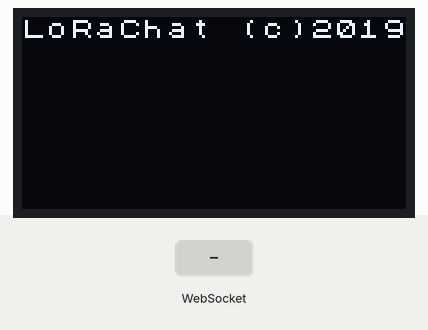
Simulated run of this sketch. Board: ESP32. Shown: 128×64 one-colour display. The test bench sets the inputs (shaded band). Storage starts empty; no radio packets arrive unless stated; what the sketch prints to the serial monitor is not drawn.

Above: at 0.04 s.
At 1.4 s:
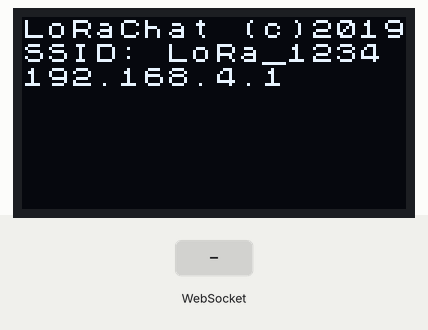
1.5 s: WebSocket text "1" received
3.0 s: WebSocket text "0" received
At 3.9 s:
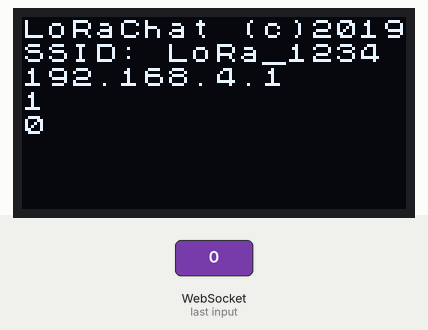
Timing chart, 0 to 6.0 s (numbered marks = the images above; inputs shaded):
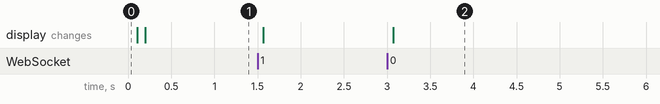

The sketch:

LoRaChat.ino
```cpp
/*********
 * 2019 Martin Nadal
 * with portions of:
  Rui SantosComplete https://randomnerdtutorials.com/esp32-web-server-spiffs-spi-flash-file-system/
  Martin Sikora https://medium.com/@martin.sikora/node-js-websocket-simple-chat-tutorial-2def3a841b61

*********/

// Import required libraries
#include "WiFi.h"
#include "ESPAsyncWebServer.h"
#include "SPIFFS.h"

#include <U8x8lib.h>
#include <LoRa.h>

//LORA Parameters
#define SS      18
#define RST     14
#define DI0     26
#define BAND    915E6

// the OLED used
U8X8_SSD1306_128X64_NONAME_SW_I2C u8x8(/* clock=*/ 15, /* data=*/ 4, /* reset=*/ 16);

#define U8LOG_WIDTH 16
#define U8LOG_HEIGHT 8
uint8_t u8log_buffer[U8LOG_WIDTH*U8LOG_HEIGHT];
U8X8LOG u8x8log;

int counter;
String message;
String LoRaMessage;
String stationId;
bool sendLoRa;

unsigned long lastLoRa = 0; //last LoRa message time


//create websocket
AsyncWebSocket ws("/msg");
// Create AsyncWebServer object on port 80
AsyncWebServer server(80);

//websocket message
void onEvent(AsyncWebSocket * server, AsyncWebSocketClient * client, AwsEventType type, void * arg, uint8_t *data, size_t len){

  if(type == WS_EVT_CONNECT){
    Serial.println("Websocket client connection received");

  } else if(type == WS_EVT_DISCONNECT){
    Serial.print(client->id());
    Serial.println(" disconnected");

  } else if(type == WS_EVT_DATA){

    Serial.print(client->id());
    Serial.print("->");

    char message[255];
    for(int i=0; i < len; i++) {
          Serial.print((char) data[i]);
          message[i] = data[i];
    }
    message[len] = 0;

    Serial.println();
    //send text to all connected devices
    server->textAll(data,len);

    //relay msg to LoRa
    LoRaMessage = String(stationId) + String("|") + String(message);
    sendLoRa = true;

    u8x8log.println(message);

  }
}

//LoRa message
void onReceive(int packetSize) {

  if (packetSize == 0) return;          // if there's no packet, return

  char msgBuffer[255];
  int index = 0;

  while (LoRa.available()) {            // can't use readString() in callback, so
    msgBuffer[index] = LoRa.read();
    index ++;
  }
  msgBuffer[index] = 0; //end string

  //detect if is LoRa noise checking if msgBuffer[4] == '|'
  if(msgBuffer[4] != '|'){
    Serial.println(String("noise:")+String(msgBuffer));
    return;
  }

  String received = String(msgBuffer);
  //we are receiving the same message we just sent
  if((millis() - lastLoRa < 1000) && LoRaMessage.equals(received)){
    Serial.println("echo from our own message");
    return;
  }

  LoRaMessage = received;
  sendLoRa  = true;

  //get rid from the stationId converting it into a standard message
  String message = LoRaMessage.substring(5);
  Serial.println(message);
  ws.textAll(message); //send to clients the msg received
  u8x8log.println(message);

}


void setup(){
  // Serial port for debugging purposes
  Serial.begin(9600);

  sendLoRa = false;
  stationId = String((uint16_t) (ESP.getEfuseMac() >> 32),HEX);
  //0 padding
  for(int i=stationId.length();i<4;i++){
    stationId = String("0") + stationId;
  }

  //screen
  u8x8.begin();
  u8x8.setFont(u8x8_font_chroma48medium8_r);

  u8x8log.begin(u8x8, U8LOG_WIDTH, U8LOG_HEIGHT, u8log_buffer);
  u8x8log.setRedrawMode(0);    // 0: Update screen with newline, 1: Update screen for every char

  u8x8log.print("LoRaChat (c)2019\n");

  // Initialize SPIFFS
  if(!SPIFFS.begin(true)){
    Serial.println("An Error has occurred while mounting SPIFFS");
    return;
  }

  //generate a unique SSID per device based
  String ssid("LoRa_" + stationId);
  const char password[] = "";
  // You can remove the password parameter if you want the AP to be open.
  WiFi.softAP(ssid.c_str(), password);
  IPAddress myIP = WiFi.softAPIP();
  Serial.print("AP IP address: ");
  Serial.println(myIP);

  u8x8log.print("SSID: ");
  u8x8log.println(ssid.c_str());
  u8x8log.println("192.168.4.1");
  // Print ESP32 Local IP Address
  Serial.println(WiFi.localIP());


  SPI.begin(5, 19, 27, 18);
  LoRa.setPins(SS, RST, DI0);
  if (!LoRa.begin(BAND)) {             // initialize ratio at 915 MHz
    Serial.println("LoRa init failed. Check your connections.");
    while (true);                       // if failed, do nothing
  }

  Serial.println("LoRa init succeeded.");
  //https://github.com/me-no-dev/ESPAsyncWebServer#serving-files-in-directory
  server.serveStatic("/", SPIFFS, "/web/").setDefaultFile("index.html");;


  ws.onEvent(onEvent);
  server.addHandler(&ws);
  // Start server
  server.begin();

}

void loop(){
   // parse for a packet, and call onReceive with the result:
  onReceive(LoRa.parsePacket());
  ws.cleanupClients();

  if(sendLoRa){
    //wait for the device to be ready
    while(LoRa.beginPacket() == 0){
      delay(1);
    };

    //LoRa.beginPacket();
    lastLoRa = millis();
    LoRa.print(LoRaMessage);
    LoRa.endPacket();
    sendLoRa = false;
    Serial.print("LoRa repeat:");
    Serial.println(LoRaMessage);


  }

}
```

Measured:
- after the input at 3.0 s, the display: changes after 0.07 s (image 2)
